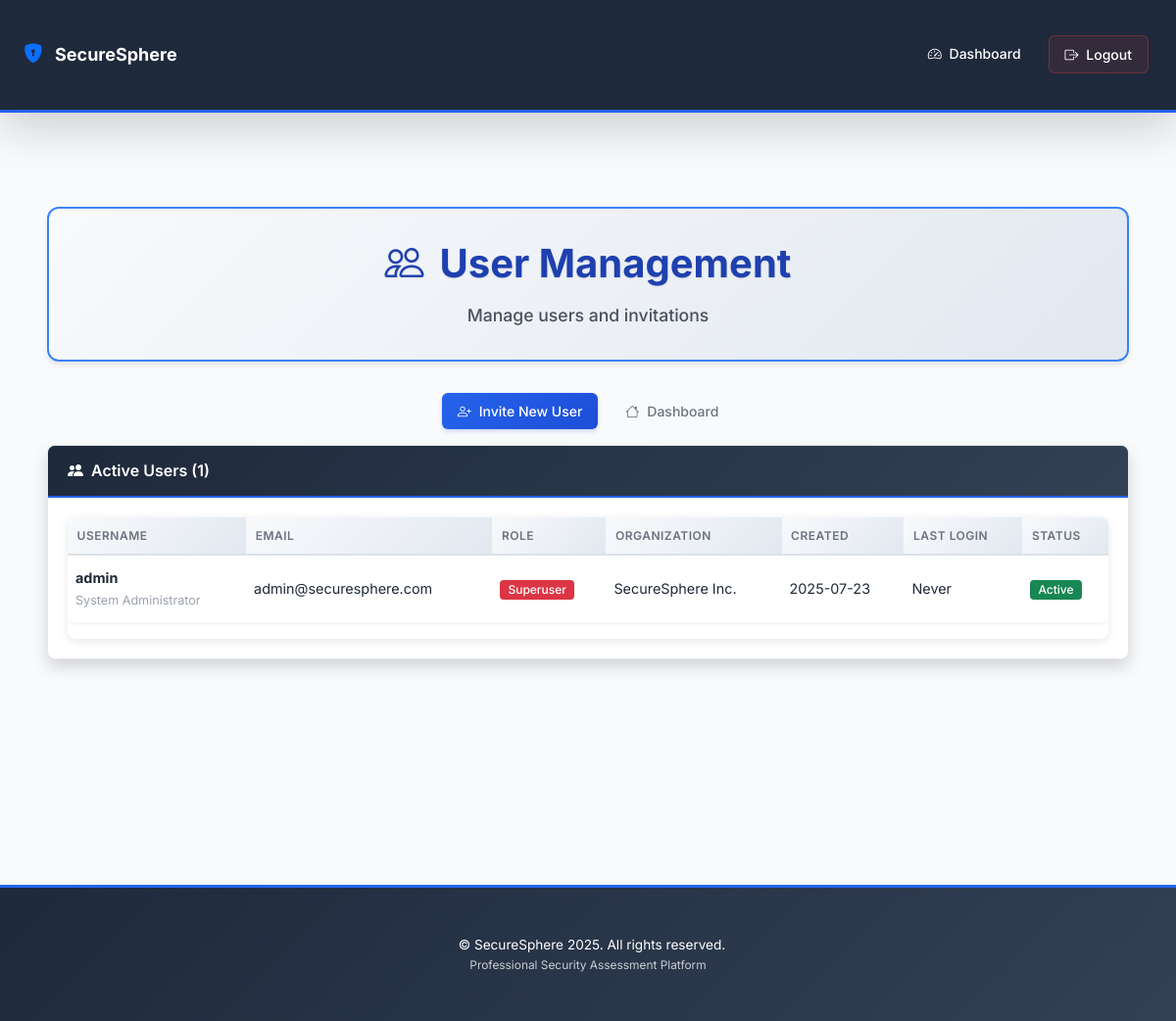
/admin/manage_users (signed in), run on the app's committed database.
### app.py (models this page shows, shortened)
class User(db.Model):
    __tablename__ = 'users'
    id = db.Column(db.Integer, primary_key=True)
    username = db.Column(db.String(80), unique=True, nullable=False, index=True)
    email = db.Column(db.String(120), nullable=False, index=True)
    password_hash = db.Column(db.String(200), nullable=False)
    role = db.Column(db.String(20), nullable=False, default='client')  # client, lead, superuser
    organization = db.Column(db.String(200))
    first_name = db.Column(db.String(100))
    last_name = db.Column(db.String(100))
    phone = db.Column(db.String(20))
    is_active = db.Column(db.Boolean, default=True)
    created_at = db.Column(db.DateTime, default=lambda: datetime.now(timezone.utc))
    last_login = db.Column(db.DateTime)
    products = db.relationship('Product', backref='owner', lazy=True, cascade='all, delete-orphan')
    responses = db.relationship('QuestionnaireResponse', backref='user', lazy=True)

### app.py (the view)
@app.route('/admin/manage_users')
@login_required('superuser')
def manage_users():
    users = User.query.order_by(User.created_at.desc()).all()
    pending_invitations = InvitationToken.query.filter_by(is_used=False).order_by(InvitationToken.created_at.desc()).all()
    return render_template('admin_manage_users.html', users=users, pending_invitations=pending_invitations)

### app.py (called while the page is built)
def login_required(role=None):
    def decorator(f):
        @wraps(f)
        def decorated_function(*args, **kwargs):
            if 'user_id' not in session:
                return redirect(url_for('login'))
            if role and session.get('role') != role:
                flash('Access denied!')
                return redirect(url_for('dashboard'))
            return f(*args, **kwargs)
        return decorated_function
    return decorator

### templates/admin_manage_users.html (shortened to what this page needs)
{% extends "base.html" %}
{% block content %}
<div class="container my-4">
    <div class="dashboard-header text-center">
        <h1 class="display-5 fw-bold" style="color: #1e40af; font-size: 2.5rem;">
            <i class="bi bi-people me-3"></i>User Management
        </h1>
        <p class="lead mb-0">Manage users and invitations</p>
    </div>
    <div class="row mb-4">
        <div class="col-12 text-center">
            <a href="{{ url_for('invite_user') }}" class="btn btn-primary me-2">
                <i class="bi bi-person-plus me-2"></i>Invite New User
            </a>
            <a href="{{ url_for('dashboard') }}" class="btn btn-outline-secondary">
                <i class="bi bi-house me-2"></i>Dashboard
            </a>
        </div>
    </div>
    <div class="card shadow">
        <div class="card-header bg-success text-white">
            <h5 class="mb-0">
                <i class="bi bi-people-fill me-2"></i>Active Users ({{ users|length }})
            </h5>
        </div>
        <div class="card-body">
            <div class="table-responsive">
                <table class="table table-hover">
                    <thead>
                        <tr>
                            <th>Username</th>
                            <th>Email</th>
                            <th>Role</th>
                            <th>Organization</th>
                            <th>Created</th>
                            <th>Last Login</th>
                            <th>Status</th>
                        </tr>
                    </thead>
                    <tbody>
                        {% for user in users %}
                        <tr>
                            <td>
                                <strong>{{ user.username }}</strong>
                                {% if user.first_name or user.last_name %}
                                <br><small class="text-muted">{{ user.first_name }} {{ user.last_name }}</small>
                                {% endif %}
                            </td>
                            <td>{{ user.email }}</td>
                            <td>
                                <span class="badge bg-{% if user.role == 'superuser' %}danger{% elif user.role == 'lead' %}success{% else %}primary{% endif %}">
                                    {{ user.role.title() }}
                                </span>
                            </td>
                            <td>{{ user.organization or 'N/A' }}</td>
                            <td>{{ user.created_at.strftime('%Y-%m-%d') if user.created_at else 'N/A' }}</td>
                            <td>{{ user.last_login.strftime('%Y-%m-%d %H:%M') if user.last_login else 'Never' }}</td>
                            <td>
                                {% if user.is_active %}
                                    <span class="badge bg-success">Active</span>
                                {% else %}
                                    <span class="badge bg-secondary">Inactive</span>
                                {% endif %}
                            </td>
                        </tr>
                        {% endfor %}
                    </tbody>
                </table>
            </div>
        </div>
    </div>
</div>
{% endblock %}

### templates/base.html (shortened to what this page needs)
<!DOCTYPE html>
<html lang="en">
<head>
    <link href="https://cdn.jsdelivr.net/npm/bootstrap@5.3.3/dist/css/bootstrap.min.css" rel="stylesheet">
    <link href="https://cdn.jsdelivr.net/npm/bootstrap-icons@1.11.3/font/bootstrap-icons.css" rel="stylesheet">
    <link href="{{ url_for('static', filename='style.css') }}" rel="stylesheet">
</head>
<body class="{% if request.endpoint == 'index' %}landing-page{% else %}dashboard-page{% endif %}">
<nav class="navbar navbar-expand-lg navbar-dark shadow-lg" style="background: linear-gradient(135deg, #1e293b 0%, #334155 50%, #475569 100%);">
    <div class="container{% if request.endpoint == 'index' %}-fluid{% endif %}">
        <a class="navbar-brand fw-bold text-white" href="/">
            <i class="bi bi-shield-lock-fill text-primary"></i> SecureSphere
        </a>
        <div class="collapse navbar-collapse justify-content-end" id="navbarNav">
            <ul class="navbar-nav">
                {% if session['user_id'] %}
                    <li class="nav-item">
                        <a class="nav-link text-white fw-medium px-3" href="{{ url_for('dashboard') }}" style="border-radius: 6px; transition: all 0.2s ease;">
                            <i class="bi bi-speedometer2 me-1"></i> Dashboard
                        </a>
                    </li>
                    <li class="nav-item">
                        <a class="nav-link text-white fw-medium px-3 ms-2" href="{{ url_for('logout') }}" style="border-radius: 6px; transition: all 0.2s ease; background: rgba(239, 68, 68, 0.1); border: 1px solid rgba(239, 68, 68, 0.3);">
                            <i class="bi bi-box-arrow-right me-1"></i> Logout
                        </a>
                    </li>
                {% endif %}
            </ul>
        </div>
    </div>
</nav>
<div class="main-wrapper">
    {% if request.endpoint != 'index' %}
    <main class="container my-4">
    {% endif %}
    <div class="fade-in">
        {% block content %}{% endblock %}
    </div>
    {% if request.endpoint != 'index' %}
    </main>
    {% endif %}
</div>
{% if request.endpoint != 'index' %}
<footer class="text-center">
    <div class="container">
        <div class="row">
            <div class="col-12">
                <p class="mb-0">
                    © {{ config.get('APP_NAME', 'SecureSphere') }} 2025. All rights reserved.
                </p>
                <p class="mb-0 opacity-75">
                    <small>Professional Security Assessment Platform</small>
                </p>
            </div>
        </div>
    </div>
</footer>
{% endif %}
</body>
</html>

### templates/base.html (style rules this page uses)
h1, .h1 { font-size: 1.75rem; }
h5, .h5 { font-size: 1rem; }
.mb-4 { margin-bottom: 1rem !important; }
.dashboard-page .container { max-width: 1200px; padding: 0.75rem; }
@media (min-width: 768px) { .dashboard-page .container { padding: 1.5rem; } }
.dashboard-header { background: linear-gradient(135deg, #f8fafc 0%, #e2e8f0 100%); border-radius: 12px; padding: 2rem 1.5rem; margin-bottom: 2rem !important; box-shadow: 0 4px 6px -1px rgba(0, 0, 0, 0.1); }
.dashboard-header h1 { text-shadow: 0 1px 2px rgba(0, 0, 0, 0.1); margin-bottom: 1rem !important; }
.dashboard-header p { color: #374151 !important; font-weight: 500 !important; font-size: 1.1rem !important; }
.btn-primary { box-shadow: 0 2px 4px rgba(30, 64, 175, 0.2); }

### data on the page
User: username "admin", first_name "System", last_name "Administrator", email "admin@securesphere.com", role "Superuser", organization "SecureSphere Inc.", created_at "2025-07-23", last_login "Never", is_active "Active"

### other printed values
{{ users|length }} "1"
{{ config.get('APP_NAME', 'SecureSphere') }} "SecureSphere"
